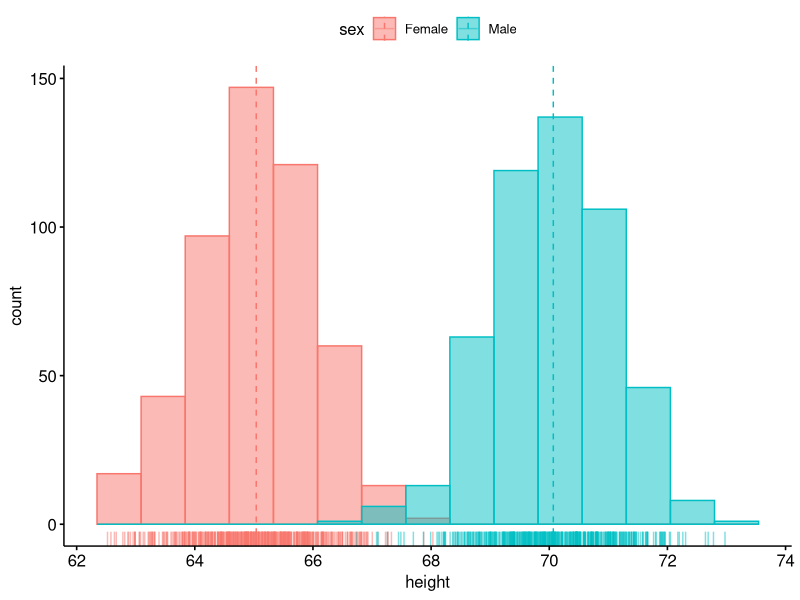
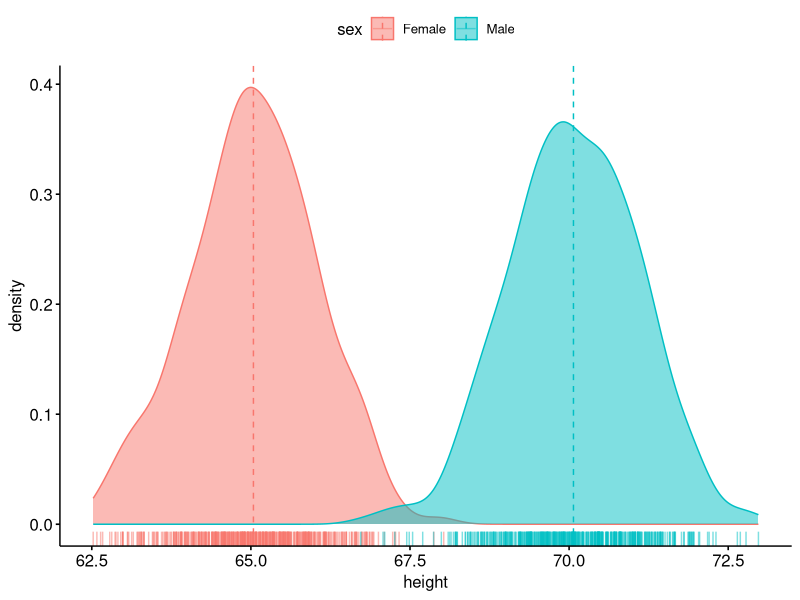
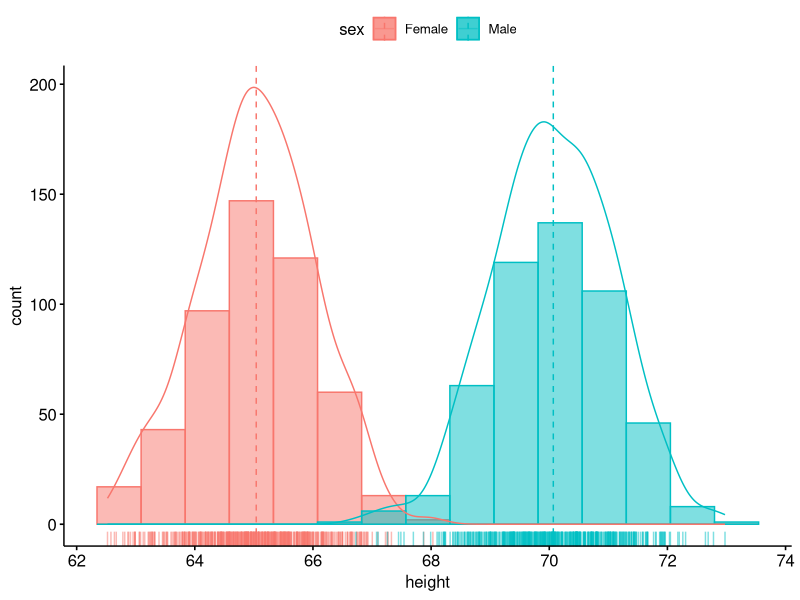
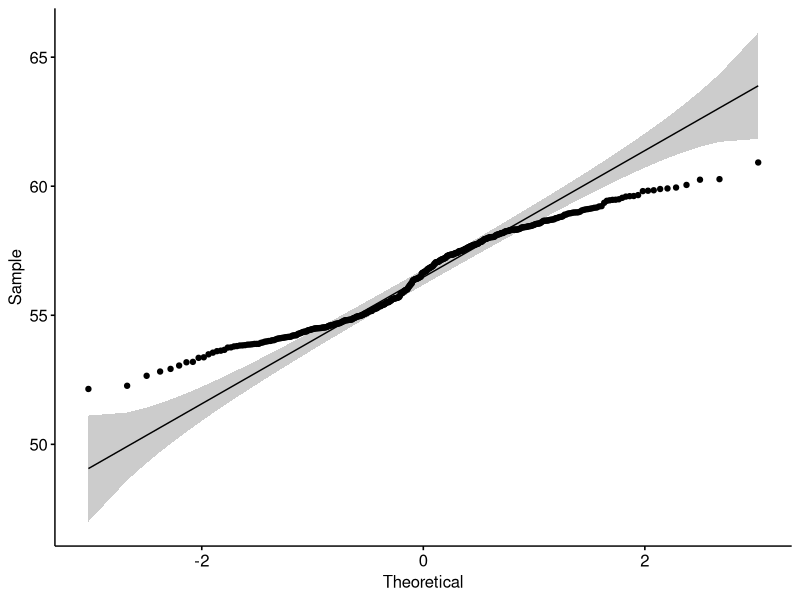
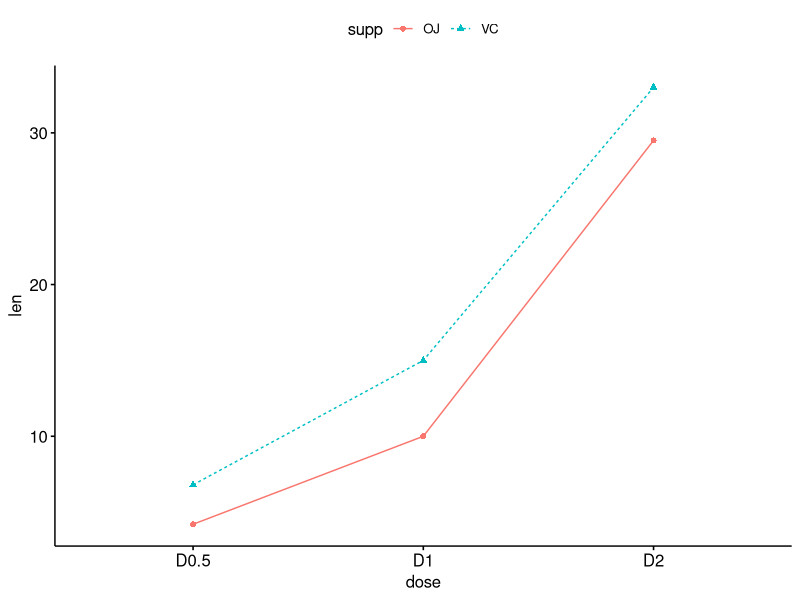
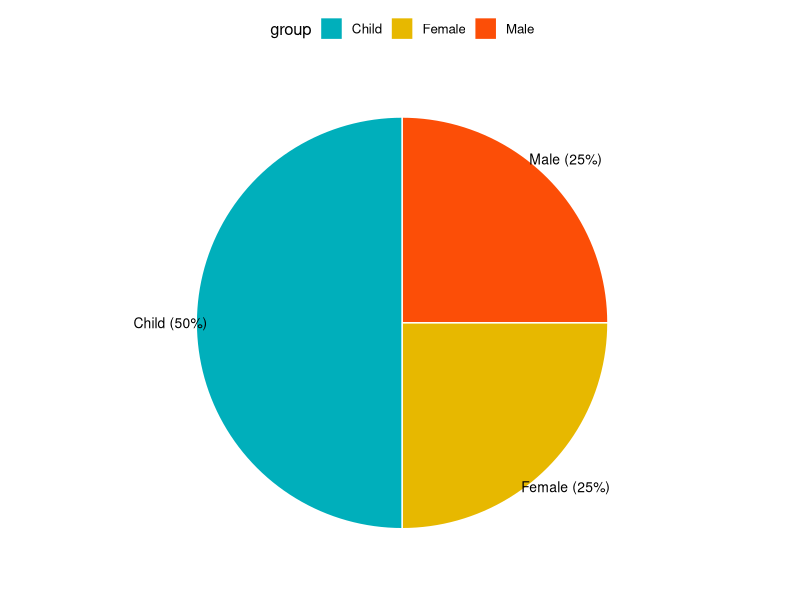
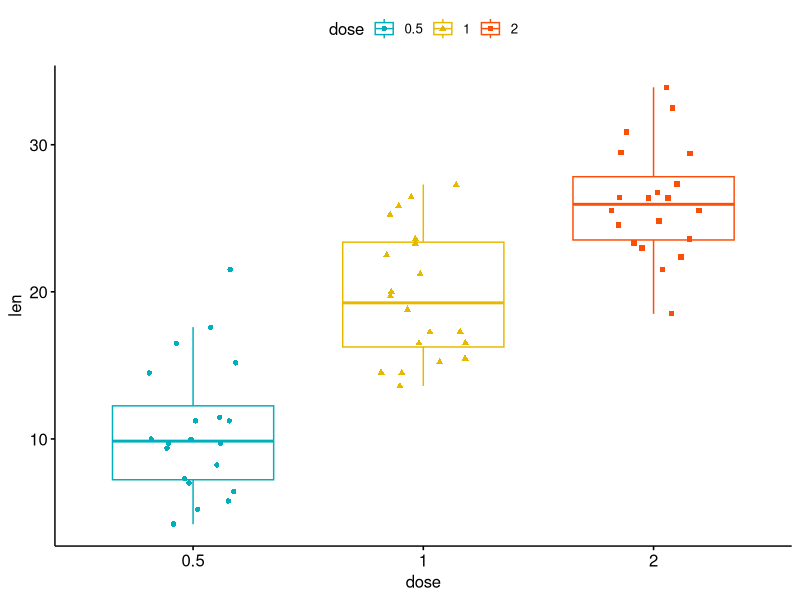
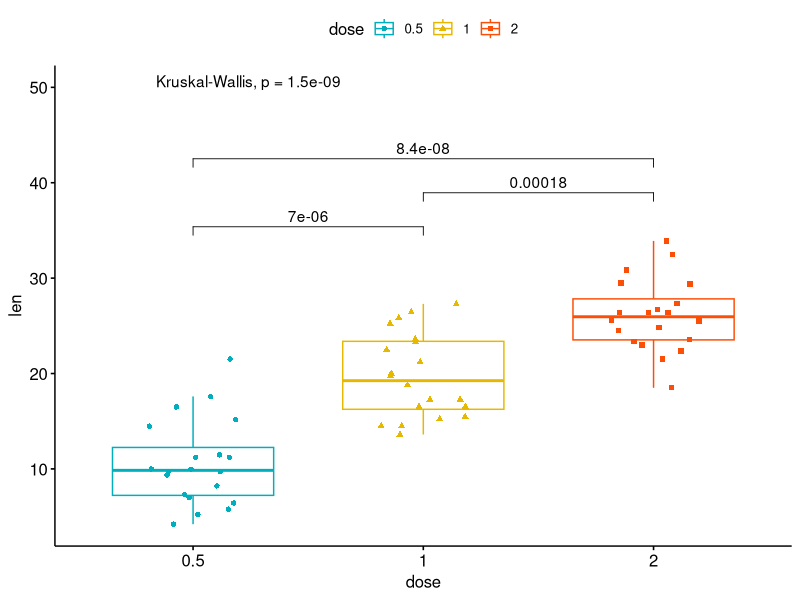

These charts were generated, in order, by the following R code:
## ---- chunk 1
#install.packages("ggpubr")
## ---- chunk 2
#if(!require(devtools)) install.packages("devtools")
#devtools::install_github("kassambara/ggpubr")
## ---- chunk 3
library(ggplot2)
library(ggpubr)
## ---- chunk 4
set.seed(2000)
heightdata <- data.frame(
          sex = factor(rep(c("Female", "Male"), each=500)),
   height = c(rnorm(500, 65), rnorm(500, 70)))

## ---- chunk 5
gghistogram(heightdata, x = "height",
   add = "mean", rug = TRUE,
   color = "sex", fill = 'sex', bins= 15)
## ---- chunk 6
ggdensity(heightdata, x = "height",
   add = "mean", rug = TRUE,
   color = "sex", fill = "sex")
## ---- chunk 7
gghistogram(heightdata, x = "height",
   add = "mean", rug = TRUE,
   color = "sex", fill = 'sex', bins= 15,
   add_density = TRUE)
## ---- chunk 8
set.seed(1234)
wdata = data.frame(
   sex = factor(rep(c("F", "M"), each=200)),
   weight = c(rnorm(200, 55), rnorm(200, 58)))

ggqqplot(wdata, x = "weight")
## ---- chunk 9
df2 <- data.frame(supp=rep(c("VC", "OJ"), each=3),
   dose=rep(c("D0.5", "D1", "D2"),2),
   len=c(6.8, 15, 33, 4.2, 10, 29.5))

ggline(df2, "dose", "len",
  linetype = "supp", shape = "supp", color =  "supp")
## ---- chunk 10
df <- data.frame(
 group = c("Male", "Female", "Child"),
  value = c(25, 25, 50))
labs <- paste0(df$group, " (", df$value, "%)")

ggpie(df, "value", label = labs,
   fill = "group", color = "white",
   palette = c("#00AFBB", "#E7B800", "#FC4E07"))

## ---- chunk 11
data("ToothGrowth")
df <- ToothGrowth
head(df, 10)
## ---- chunk 12
pbox <- ggboxplot(df, x = "dose", y = "len",
                color = "dose", palette =c("#00AFBB", "#E7B800", "#FC4E07"),
                add = "jitter", shape = "dose")
pbox
## ---- chunk 13
my_comparisons <- list( c("0.5", "1"), c("1", "2"), c("0.5", "2") )
pbox + stat_compare_means(comparisons = my_comparisons)+ # Add pairwise comparisons p-value
  stat_compare_means(label.y = 50)                   # Add global p-value
## ---- chunk 14
ggviolin(df, x = "dose", y = "len", fill = "dose",
         add = "boxplot", add.params = list(fill = "white"))+
   stat_compare_means(comparisons = my_comparisons)+
   stat_compare_means(label.y = 50)
## ---- chunk 15
data(mtcars)
cars <- mtcars
cars$gear <- factor(cars$gear)
cars$name <- rownames(cars)
head(cars[,c("name", "wt", "hp","gear")])
## ---- chunk 16
ggbarplot(cars, x = "name", y = "hp",
          fill = "gear",               
          color = "white",
          palette = "jco",
          sort.val = "desc",  
          sort.by.groups = FALSE,
          x.text.angle = 60,
          ylab = "Horse Power",
          xlab = FALSE,
          legend.title="Gear"
          )
## ---- chunk 17
ggbarplot(cars, x = "name", y = "hp",
          fill = "gear",               
          color = "white",  
          palette = "jco",
          sort.val = "asc",  
          sort.by.groups = TRUE,
          x.text.angle = 60,
          ylab = "Horsepower",
          xlab = FALSE,
          legend.title="Gear"
          )
## ---- chunk 18
cars$hp_z <- (cars$hp-mean(cars$hp))/sd(cars$hp)
cars$hp_grp <- factor(ifelse(cars$hp_z<0, "low","high"), levels=c("low", "high"))
head(cars[,c("name", "wt", "hp", "hp_grp", "gear")])
## ---- chunk 19
ggbarplot(cars, x="name", y="hp_z",
          fill = "hp_grp",
          color = "white",
          palette = "jco",
          sort.val = "asc",
          sort.by.groups = FALSE,
          x.text.angle=60,
          ylab = "Horsepower z-scores",
          xlab = FALSE, 
          legend.title="Horsepower Group")
## ---- chunk 20
rotate=TRUE
ggbarplot(cars, x="name", y="hp_z",
          fill = "hp_grp",
          color = "white",
          palette = "jco",
          sort.val = "asc",
          sort.by.groups = FALSE,
          x.text.angle=90,
          ylab = "Horsepower z-scores",
          xlab = FALSE, 
          legend.title="Horsepower Group",
          rotate=TRUE,
          ggtheme = theme_minimal())
## ---- chunk 21
ggdotchart(cars, x = "name", y = "hp",
           color = "gear", 
           palette = "jco",
           sorting = "descending",                 
           rotate = TRUE,                          
           dot.size = 2,
           ggtheme = theme_pubr(),
           legend.title = "Gear")+
  theme_cleveland()                                
## ---- chunk 22
y.text.col=TRUE
## ---- chunk 23
ggdotchart(cars, x = "name", y = "hp",
           color = "gear", 
           palette = "jco",
           sorting = "descending",                 
           rotate = TRUE,                          
           dot.size = 2,                           
           ggtheme = theme_pubr(),
           y.text.col=TRUE,
           legend.title = "Gear")+
  theme_cleveland()      
## ---- chunk 24
# Box plot (bp)
bxp <- ggboxplot(ToothGrowth, x = "dose", y = "len",
                 color = "dose", palette = "jco")
bxp
# Dot plot (dp)
dp <- ggdotplot(ToothGrowth, x = "dose", y = "len",
                 color = "dose", palette = "jco", binwidth = 1)
dp

# scatter plot (sp)
x <- c(841.564927857936, 841.564927857936, 841.424690409534, 841.284499691372, 
420.782463928968, 420.88768585043, 420.432103842432, 420.572177840048, 
420.712345204767, 420.782463928968, 420.747401645497)
y <- c(43692.05, 51561, 34637.8270288285, 36198.5838053982, 36909.925, 
30733.6584146036, 32350.3164029975, 31906.371814093, 30367.0638226962, 
32410.975, 31970.2108157654)
df <- data.frame(x,y)
sp <- ggscatter(df, x = 'x', y = 'y', add = "reg.line") +
  stat_cor(label.x = 3, label.y = 3000) +
  stat_regline_equation(label.x = 3, label.y = 5000)
sp

ggarrange(bxp, dp, sp,
          labels = c("A", "B", "C"),
          ncol = 2, nrow = 2)

